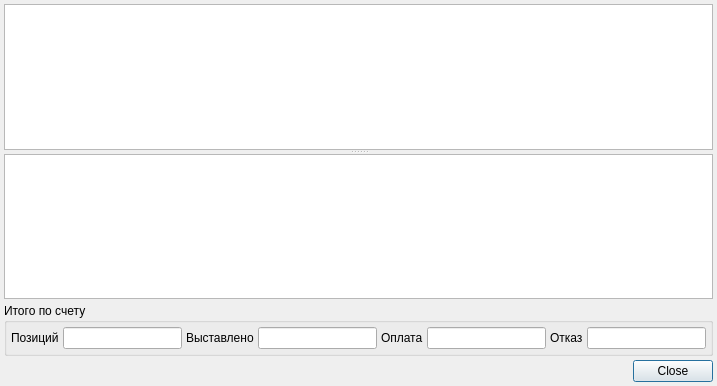
<?xml version="1.0" encoding="UTF-8"?>
<ui version="4.0">
 <class>InstantAccountDialog</class>
 <widget class="QDialog" name="InstantAccountDialog">
  <property name="geometry">
   <rect>
    <x>0</x>
    <y>0</y>
    <width>717</width>
    <height>386</height>
   </rect>
  </property>
  <property name="windowTitle">
   <string>Счёт</string>
  </property>
  <layout class="QVBoxLayout" name="verticalLayout">
   <property name="spacing">
    <number>4</number>
   </property>
   <property name="margin">
    <number>4</number>
   </property>
   <item>
    <widget class="QWidget" name="widget" native="true">
     <layout class="QGridLayout" name="gridLayout">
      <property name="margin">
       <number>0</number>
      </property>
      <property name="spacing">
       <number>4</number>
      </property>
      <item row="0" column="0">
       <widget class="QSplitter" name="splitter">
        <property name="orientation">
         <enum>Qt::Vertical</enum>
        </property>
        <property name="childrenCollapsible">
         <bool>false</bool>
        </property>
        <widget class="CTableView" name="tblAccounts"/>
        <widget class="CTableView" name="tblAccountItems"/>
       </widget>
      </item>
     </layout>
    </widget>
   </item>
   <item>
    <widget class="QGroupBox" name="groupAccount">
     <property name="title">
      <string>Итого по счету</string>
     </property>
     <layout class="QHBoxLayout">
      <property name="spacing">
       <number>4</number>
      </property>
      <property name="margin">
       <number>4</number>
      </property>
      <item>
       <widget class="QLabel" name="lblAccountItemsCount">
        <property name="text">
         <string>Позиций</string>
        </property>
        <property name="buddy">
         <cstring>edtAccountItemsCount</cstring>
        </property>
       </widget>
      </item>
      <item>
       <widget class="QLineEdit" name="edtAccountItemsCount">
        <property name="alignment">
         <set>Qt::AlignRight</set>
        </property>
        <property name="readOnly">
         <bool>true</bool>
        </property>
       </widget>
      </item>
      <item>
       <widget class="QLabel" name="lblAccountSum">
        <property name="text">
         <string>Выставлено</string>
        </property>
        <property name="buddy">
         <cstring>edtAccountItemsSum</cstring>
        </property>
       </widget>
      </item>
      <item>
       <widget class="QLineEdit" name="edtAccountItemsSum">
        <property name="alignment">
         <set>Qt::AlignRight</set>
        </property>
        <property name="readOnly">
         <bool>true</bool>
        </property>
       </widget>
      </item>
      <item>
       <widget class="QLabel" name="lblAccountPayed">
        <property name="text">
         <string>Оплата</string>
        </property>
        <property name="buddy">
         <cstring>edtAccountItemsPayed</cstring>
        </property>
       </widget>
      </item>
      <item>
       <widget class="QLineEdit" name="edtAccountItemsPayed">
        <property name="alignment">
         <set>Qt::AlignRight</set>
        </property>
        <property name="readOnly">
         <bool>true</bool>
        </property>
       </widget>
      </item>
      <item>
       <widget class="QLabel" name="lblAccountRejected">
        <property name="text">
         <string>Отказ</string>
        </property>
        <property name="buddy">
         <cstring>edtAccountItemsRefused</cstring>
        </property>
       </widget>
      </item>
      <item>
       <widget class="QLineEdit" name="edtAccountItemsRefused">
        <property name="alignment">
         <set>Qt::AlignRight</set>
        </property>
        <property name="readOnly">
         <bool>true</bool>
        </property>
       </widget>
      </item>
     </layout>
    </widget>
   </item>
   <item>
    <widget class="QDialogButtonBox" name="buttonBox">
     <property name="standardButtons">
      <set>QDialogButtonBox::Close</set>
     </property>
    </widget>
   </item>
  </layout>
 </widget>
 <customwidgets>
  <customwidget>
   <class>CTableView</class>
   <extends>QTableView</extends>
   <header>library/TableView.h</header>
  </customwidget>
 </customwidgets>
 <tabstops>
  <tabstop>tblAccounts</tabstop>
  <tabstop>tblAccountItems</tabstop>
  <tabstop>edtAccountItemsCount</tabstop>
  <tabstop>edtAccountItemsSum</tabstop>
  <tabstop>edtAccountItemsPayed</tabstop>
  <tabstop>edtAccountItemsRefused</tabstop>
  <tabstop>buttonBox</tabstop>
 </tabstops>
 <resources/>
 <connections>
  <connection>
   <sender>buttonBox</sender>
   <signal>rejected()</signal>
   <receiver>InstantAccountDialog</receiver>
   <slot>reject()</slot>
   <hints>
    <hint type="sourcelabel">
     <x>650</x>
     <y>375</y>
    </hint>
    <hint type="destinationlabel">
     <x>716</x>
     <y>369</y>
    </hint>
   </hints>
  </connection>
 </connections>
</ui>
